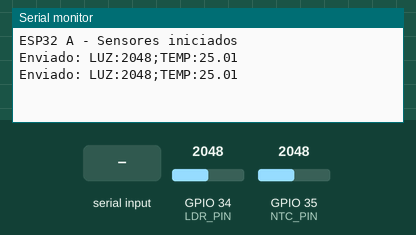
Recording of a sketch running on a simulated ESP32. On the bench: the last lines printed to the serial monitor. The inputs (shaded band) are chosen by the test bench; at power-on: GPIO 34 (LDR_PIN) = 2048, GPIO 35 (NTC_PIN) = 2048 (analog values on the 0–4095 scale).

Above: at 2.8 s.
2.9 s: "1\n" received over the second serial link
At 4.9 s:
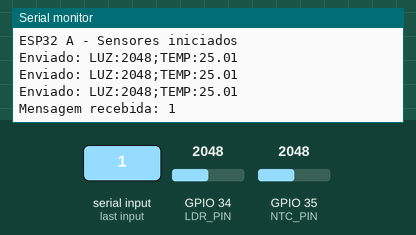
5.6 s: GPIO 34 (LDR_PIN) set to 2866
At 6.4 s:
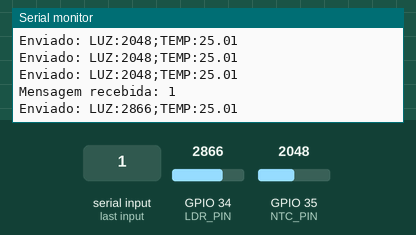
8.3 s: GPIO 35 (NTC_PIN) set to 2866
At 10.7 s:
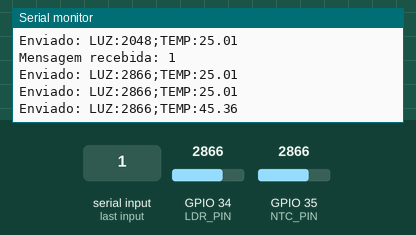
11.0 s: "0\n" received over the second serial link
At 13.3 s:
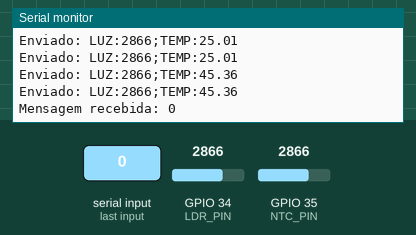
13.7 s: GPIO 34 (LDR_PIN) set to 3603
At 15.0 s:
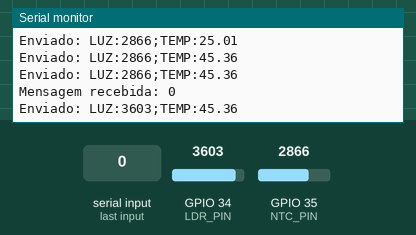
16.4 s: GPIO 35 (NTC_PIN) set to 3603
At 19.3 s:
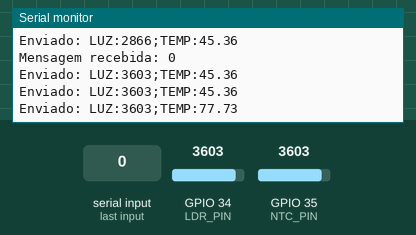
Timing chart, 0 to 20.1 s (numbered marks = the images above; inputs shaded):
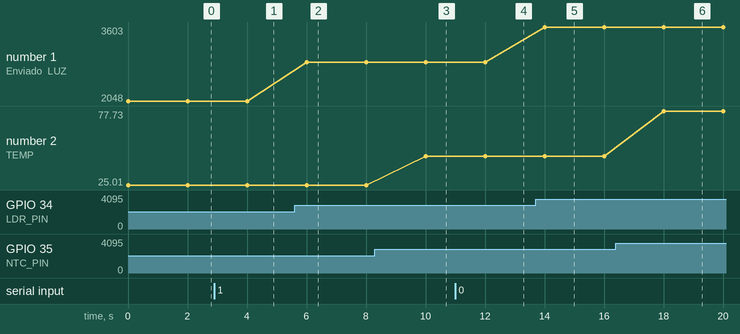

Measured:
- after the input at 2.9 s, the serial monitor: prints a new line after 1.1 s (image 1)
- after the input at 5.6 s, the serial monitor: prints a new line after 0.40 s (image 2)
- after the input at 8.3 s, the serial monitor: prints a new line after 1.7 s (image 3)
- after the input at 11.0 s, the serial monitor: prints a new line after 1.0 s (image 4)
- after the input at 13.7 s, the serial monitor: prints a new line after 0.31 s (image 5)
- after the input at 16.4 s, the serial monitor: prints a new line after 1.6 s (image 6)
- plotted number 1: 2048 → 2866 after the input at 5.6 s, 2866 → 3603 after the input at 13.7 s
- plotted number 2: 25.01 → 45.36 after the input at 8.3 s, 45.36 → 77.73 after the input at 16.4 s

The sketch:

pratica01.ino
```cpp
#include <Arduino.h>
#include <math.h>

#define LDR_PIN 34
#define NTC_PIN 35

#define RX_PIN 26
#define TX_PIN 27

HardwareSerial UART(1);

const float R_FIXED = 10000.0;
const float R0 = 10000.0;
const float BETA = 3950.0;
const float T0 = 298.15;

void setup() {
  Serial.begin(115200);

  UART.begin(9600, SERIAL_8N1, RX_PIN, TX_PIN);

  analogReadResolution(12);

  Serial.println("ESP32 A - Sensores iniciados");
}

void loop() {

  int valorLDR = analogRead(LDR_PIN);
  int valorNTC = analogRead(NTC_PIN);

  float tensaoNTC = (valorNTC / 4095.0) * 3.3;

  float resistenciaNTC;

  if (tensaoNTC > 0.0 && tensaoNTC < 3.3) {
    resistenciaNTC = R_FIXED * (3.3 / tensaoNTC - 1.0);
  } else {
    resistenciaNTC = R0;
  }

  float temperaturaK = 1.0 /
      ((1.0 / T0) +
       (1.0 / BETA) * log(resistenciaNTC / R0));

  float temperaturaC = temperaturaK - 273.15;

  String dados = "LUZ:" + String(valorLDR) +
                 ";TEMP:" + String(temperaturaC, 2);

  UART.println(dados);

  Serial.println("Enviado: " + dados);

  if (UART.available()) {
    String mensagem = UART.readStringUntil('\n');
    mensagem.trim();

    if (mensagem.length() > 0) {
      Serial.println("Mensagem recebida: " + mensagem);
    }
  }

  delay(2000);
}
```
